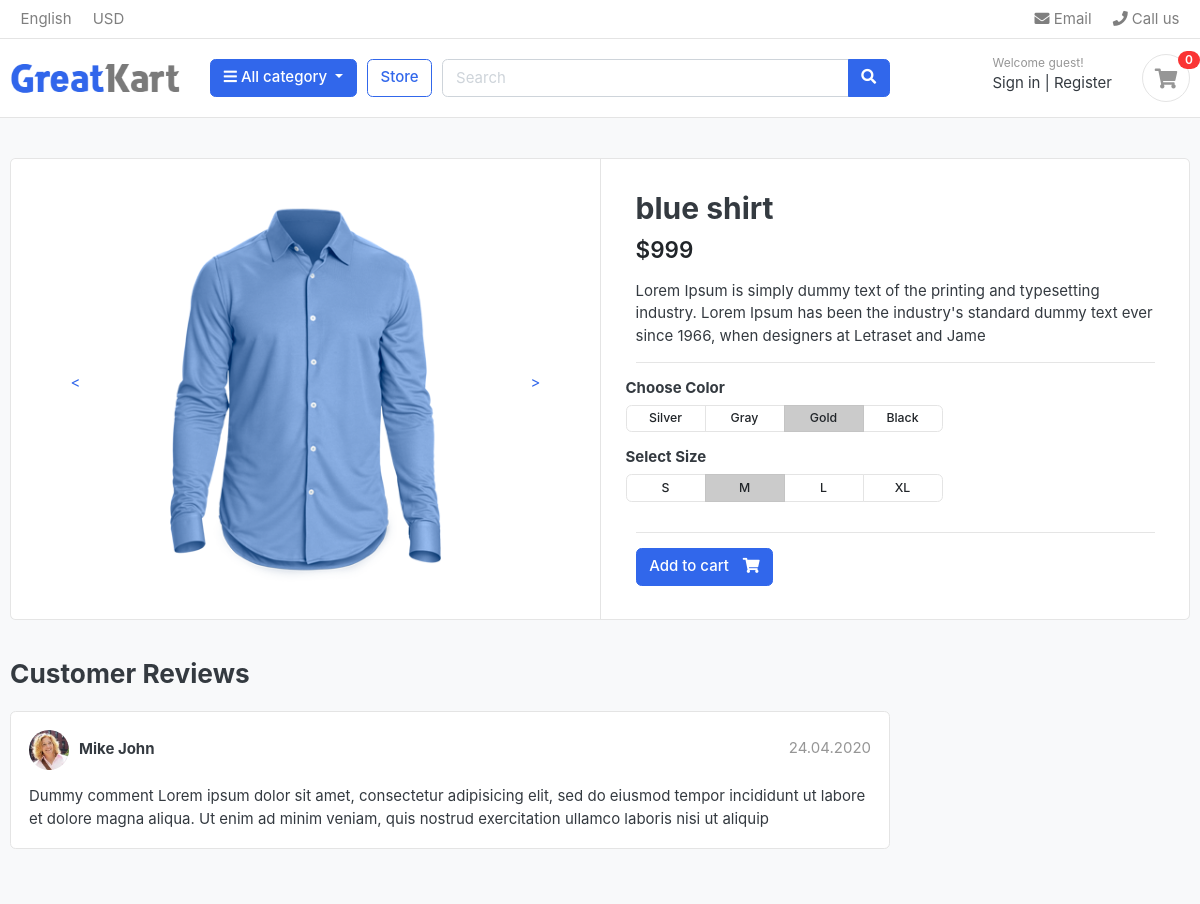
Page /store/shirts/blue-shirt/ on the committed database.
### store/models.py (models this page shows, shortened)
class Product(models.Model):
    product_name = models.CharField(max_length=200, unique=True)
    slug = models.SlugField(max_length=200, unique=True)
    description = models.TextField(max_length=500, blank=True)
    price = models.IntegerField()
    images = models.ImageField(upload_to='photos/products')
    stock = models.IntegerField()
    is_available = models.BooleanField(default=True)
    category = models.ForeignKey(Category, on_delete=models.CASCADE)
    created_date = models.DateTimeField(auto_now_add=True)
    modified_date = models.DateTimeField(auto_now=True)

### store/views.py (the view)
# urls.py: path('<slug:category_slug>/<slug:product_slug>/', views.product_detail, name='product_detail'),
def product_detail(request, category_slug, product_slug):
    try:
        single_product = Product.objects.get(
            category__slug=category_slug,
            slug=product_slug
        )
    except Exception as e:
        raise e
    context = {
        'single_product': single_product,
    }
    return render(request, 'store/product_detail.html', context)

### category/context_processors.py (called while the page is built)
def menu_links(request):
    links = Category.objects.all()
    return dict(links=links)

### category/models.py (called while the page is built)
    def get_url(self):
        return reverse('products_by_category', args=[self.slug])

### templates/store/product_detail.html
{%extends 'base.html'%}
{%load static%}
{%block content%}
<section class="section-content padding-y bg">
<div class="container">
<div class="card">
	<div class="row no-gutters">
		<aside class="col-md-6">
<article class="gallery-wrap">
	<div class="img-big-wrap">
	   <a href="#"><<img src="{{single_product.images.url}}">></a>
	</div>
</article>
		</aside>
		<main class="col-md-6 border-left">
<article class="content-body">
<h2 class="title">{{single_product.product_name}}</h2>
<div class="mb-3">
	<var class="price h4">${{single_product.price}}</var>
</div>
<p>{{single_product.description}}</p>
<hr>
	<div class="row">
		<div class="item-option-select">
			<h6>Choose Color</h6>
			<div class="btn-group btn-group-sm btn-group-toggle" data-toggle="buttons">
			  <label class="btn btn-light">
			    <input type="radio" name="radio_color"> Silver
			  </label>
			  <label class="btn btn-light">
			    <input type="radio" name="radio_color" > Gray
			  </label>
			  <label class="btn btn-light active">
			    <input type="radio" name="radio_color checked"> Gold
			  </label>
			  <label class="btn btn-light">
			    <input type="radio" name="radio_color"> Black
			  </label>
			</div>
		</div>
	</div>
	<div class="row">
		<div class="item-option-select">
			<h6>Select Size</h6>
			<div class="btn-group btn-group-sm btn-group-toggle" data-toggle="buttons">
			  <label class="btn btn-light">
			    <input type="radio" name="radio_color"> S
			  </label>
			  <label class="btn btn-light active">
			    <input type="radio" name="radio_color" checked> M
			  </label>
			  <label class="btn btn-light">
			    <input type="radio" name="radio_color"> L
			  </label>
			  <label class="btn btn-light">
			    <input type="radio" name="radio_color"> XL
			  </label>
			</div>
		</div>
	</div>
	<hr>
{% if single_product.stock <= 0 %}
    <h5 class="text-danger"> Out of stock</h5>
{% else %}
    <a href="./product-detail.html" class="btn btn-primary">
        <span class="text">Add to cart</span>
        <i class="fas fa-shopping-cart"></i>
    </a>
{% endif %}
</article>
		</main>
	</div>
</div>
<br>
<div class="row">
			<div class="col-md-9">
	<header class="section-heading">
		<h3>Customer Reviews </h3>
	</header>
	<article class="box mb-3">
		<div class="icontext w-100">
			<img src="{%static './images/avatars/avatar1.jpg'%}" class="img-xs icon rounded-circle">
			<div class="text">
				<span class="date text-muted float-md-right">24.04.2020 </span>
				<h6 class="mb-1">Mike John </h6>
			</div>
		</div>
		<div class="mt-3">
			<p>
				Dummy comment Lorem ipsum dolor sit amet, consectetur adipisicing elit, sed do eiusmod
				tempor incididunt ut labore et dolore magna aliqua. Ut enim ad minim veniam,
				quis nostrud exercitation ullamco laboris nisi ut aliquip
			</p>
		</div>
	</article>
	</div>
</div>
</div>
</section>
{%endblock%}

### greatkart/static/css/ui.css (style rules this page uses)
html { font-family: "Inter", sans-serif; font-size: 15px; }
.content-body { flex: 1 1 auto; padding: 2rem 2.3rem; }
.img-xs, .img-sm, .img-md, .img-lg { -o-object-fit: cover; object-fit: cover; flex-shrink: 0; flex-grow: 0; }
.img-xs { width: 40px; height: 40px; }
.padding-y { padding-top: 40px; padding-bottom: 40px; }
var { font-style: normal; }
article:after, .form-group:after { display: block; clear: both; content: ""; }
.bg { background-color: #f8f9fa; }
.section-heading { margin-bottom: 20px; margin-top: 15px; }
p:last-child { margin-bottom: 0; }
.btn-light { background-color: #fff; border-color: #e4e4e4; }
.btn .text + i { margin-left: 10px; }
.icontext { display: inline-flex; align-items: center; vertical-align: middle; }
.icontext .text { width: 100%; line-height: 1.2; }
.icontext .icon { position: relative; margin-right: 10px; flex-shrink: 0; flex-grow: 0; }
.price { font-weight: 600; color: #212529; }
.box { padding: 18px; background: #fff; border-radius: 0.37rem; border: 1px solid #e4e4e4; }
.box img { max-width: 100%; }
.gallery-wrap .img-big-wrap { margin-bottom: 10px; border-radius: 0.37rem; overflow: hidden; background-color: #fff; }
.gallery-wrap .img-big-wrap a { text-align: center; display: block; }
.gallery-wrap .img-big-wrap img { height: 450px; width: auto; display: inline-block; }
.item-option-select { margin-bottom: 1rem; display: inline-block; margin-right: 15px; }
.item-option-select .btn { min-width: 80px; }

### rows in the picture
Product: images (picture), product_name "blue shirt", price "999", description "Lorem Ipsum is simply dummy text of the printing and typesetting industry. Lorem Ipsum has been the industry's standard dummy text ever since 1966, when designers at Letraset and Jame"
